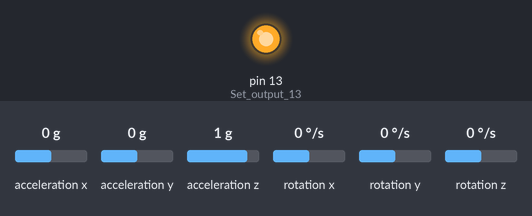
Simulated run of this sketch. Board: Arduino Uno, built with avr-gcc and run on an emulated ATmega328P. On the bench: output pins drawn as LEDs (lit = HIGH). Wiring (inferred from the names in the program): MPU-6050 motion sensor at I2C address 0x68. Inputs (shaded band) come from the test bench; at power-on: acceleration x 0 g, acceleration y 0 g, acceleration z 1 g, rotation x 0 °/s, rotation y 0 °/s, rotation z 0 °/s. What the sketch prints to the serial monitor is not drawn.

Above: at 0.1 s.
At 9.6 s:
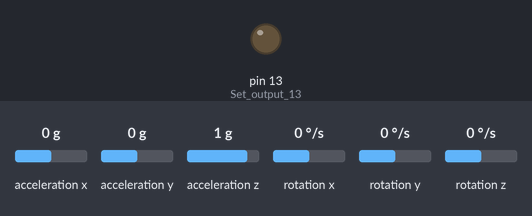
Timing chart, 0 to 11.1 s (numbered marks = the images above):
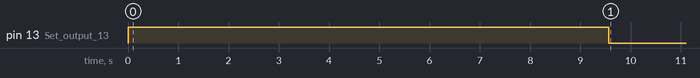

The sketch:

MPU6050_rawdata_JB.ino
```cpp
#include <Wire.h>

//Declaring some global variables
int gyro_x, gyro_y, gyro_z;
long acc_x, acc_y, acc_z, acc_total_vector;
int temperature;
long gyro_x_cal, gyro_y_cal, gyro_z_cal;
long loop_timer;
int Serial_loop_counter;
float angle_pitch, angle_roll;
int angle_pitch_buffer, angle_roll_buffer;
boolean set_gyro_angles;
float angle_roll_acc, angle_pitch_acc;
float angle_pitch_output, angle_roll_output;

void setup() {
  Wire.begin();                                                        //Start I2C as master
  Serial.begin(115200);                                               //Use only for debugging
  pinMode(13, OUTPUT);                                                 //Set output 13 (LED) as output

  setup_mpu_6050_registers();

  digitalWrite(13, HIGH);
  Serial.println("Calibrating Gyro...");
  for (int cal_int = 0; cal_int < 2000 ; cal_int ++){                  //Run this code 2000 times
    if(cal_int % 125 == 0)Serial.print(".");                              //Print a dot on the Serial every 125 readings
    read_mpu_6050_data();                                              //Read the raw acc and gyro data from the MPU-6050
    gyro_x_cal += gyro_x;                                              //Add the gyro x-axis offset to the gyro_x_cal variable
    gyro_y_cal += gyro_y;                                              //Add the gyro y-axis offset to the gyro_y_cal variable
    gyro_z_cal += gyro_z;                                              //Add the gyro z-axis offset to the gyro_z_cal variable
    delay(3);                                                          //Delay 3us to simulate the 250Hz program loop
  }
  gyro_x_cal /= 2000;                                                  //Divide the gyro_x_cal variable by 2000 to get the avarage offset
  gyro_y_cal /= 2000;                                                  //Divide the gyro_y_cal variable by 2000 to get the avarage offset
  gyro_z_cal /= 2000;

  digitalWrite(13, LOW);                                               //All done, turn the LED off

  loop_timer = micros();
}

void loop() {
  read_mpu_6050_data();                                                //Read the raw acc and gyro data from the MPU-6050

  gyro_x -= gyro_x_cal;                                                //Subtract the offset calibration value from the raw gyro_x value
  gyro_y -= gyro_y_cal;                                                //Subtract the offset calibration value from the raw gyro_y value
  gyro_z -= gyro_z_cal;

  //Gyro angle calculations
  //0.0000611 = 1 / (250Hz / 65.5)
  angle_pitch += gyro_x * 0.0000611;                                   //Calculate the traveled pitch angle and add this to the angle_pitch variable
  angle_roll += gyro_y * 0.0000611;

  //0.000001066 = 0.0000611 * (3.142(PI) / 180degr) The Arduino sin function is in radians
  angle_pitch += angle_roll * sin(gyro_z * 0.000001066);               //If the IMU has yawed transfer the roll angle to the pitch angel
  angle_roll -= angle_pitch * sin(gyro_z * 0.000001066);               //If the IMU has yawed transfer the pitch angle to the roll angel

   //Accelerometer angle calculations
  acc_total_vector = sqrt((acc_x*acc_x)+(acc_y*acc_y)+(acc_z*acc_z));  //Calculate the total accelerometer vector
  //57.296 = 1 / (3.142 / 180) The Arduino asin function is in radians
  angle_pitch_acc = asin((float)acc_y/acc_total_vector)* 57.296;       //Calculate the pitch angle
  angle_roll_acc = asin((float)acc_x/acc_total_vector)* -57.296;       //Calculate the roll angle

  //Place the MPU-6050 spirit level and note the values in the following two lines for calibration
  angle_pitch_acc -= 0.0;                                              //Accelerometer calibration value for pitch
  angle_roll_acc -= 0.0;                                               //Accelerometer calibration value for roll

  if(set_gyro_angles){                                                 //If the IMU is already started
    angle_pitch = angle_pitch * 0.9996 + angle_pitch_acc * 0.0004;     //Correct the drift of the gyro pitch angle with the accelerometer pitch angle
    angle_roll = angle_roll * 0.9996 + angle_roll_acc * 0.0004;        //Correct the drift of the gyro roll angle with the accelerometer roll angle
  }
  else{                                                                //At first start
    angle_pitch = angle_pitch_acc;                                     //Set the gyro pitch angle equal to the accelerometer pitch angle
    angle_roll = angle_roll_acc;                                       //Set the gyro roll angle equal to the accelerometer roll angle
    set_gyro_angles = true;                                            //Set the IMU started flag
  }

  //To dampen the pitch and roll angles a complementary filter is used
  angle_pitch_output = angle_pitch_output * 0.9 + angle_pitch * 0.1;   //Take 90% of the output pitch value and add 10% of the raw pitch value
  angle_roll_output = angle_roll_output * 0.9 + angle_roll * 0.1;      //Take 90% of the output roll value and add 10% of the raw roll value

  write_Serial();

  while(micros() - loop_timer < 4000);                                 //Wait until the loop_timer reaches 4000us (250Hz) before starting the next loop
  loop_timer = micros();

}

void read_mpu_6050_data(){                                             //Subroutine for reading the raw gyro and accelerometer data
  Wire.beginTransmission(0x68);                                        //Start communicating with the MPU-6050
  Wire.write(0x3B);                                                    //Send the requested starting register
  Wire.endTransmission();                                              //End the transmission
  Wire.requestFrom(0x68,14);                                           //Request 14 bytes from the MPU-6050
  while(Wire.available() < 14);                                        //Wait until all the bytes are received
  acc_x = Wire.read()<<8|Wire.read();                                  //Add the low and high byte to the acc_x variable
  acc_y = Wire.read()<<8|Wire.read();                                  //Add the low and high byte to the acc_y variable
  acc_z = Wire.read()<<8|Wire.read();                                  //Add the low and high byte to the acc_z variable
  temperature = Wire.read()<<8|Wire.read();                            //Add the low and high byte to the temperature variable
  gyro_x = Wire.read()<<8|Wire.read();                                 //Add the low and high byte to the gyro_x variable
  gyro_y = Wire.read()<<8|Wire.read();                                 //Add the low and high byte to the gyro_y variable
  gyro_z = Wire.read()<<8|Wire.read();                                 //Add the low and high byte to the gyro_z variable
}

void setup_mpu_6050_registers(){
  //Activate the MPU-6050
  Wire.beginTransmission(0x68);                                        //Start communicating with the MPU-6050
  Wire.write(0x6B);                                                    //Send the requested starting register
  Wire.write(0x00);                                                    //Set the requested starting register
  Wire.endTransmission();                                              //End the transmission
  //Configure the accelerometer (+/-8g)
  Wire.beginTransmission(0x68);                                        //Start communicating with the MPU-6050
  Wire.write(0x1C);                                                    //Send the requested starting register
  Wire.write(0x10);                                                    //Set the requested starting register
  Wire.endTransmission();                                              //End the transmission
  //Configure the gyro (500dps full scale)
  Wire.beginTransmission(0x68);                                        //Start communicating with the MPU-6050
  Wire.write(0x1B);                                                    //Send the requested starting register
  Wire.write(0x08);                                                    //Set the requested starting register
  Wire.endTransmission();                                              //End the transmission
}

void write_Serial(){                                                      //Subroutine for writing the Serial
  //To get a 250Hz program loop (4us) it's only possible to write one character per loop
  //Writing multiple characters is taking to much time
  if(Serial_loop_counter == 14)Serial_loop_counter = 0;                      //Reset the counter after 14 characters
  Serial_loop_counter ++;                                                 //Increase the counter
  if(Serial_loop_counter == 1){
    angle_pitch_buffer = angle_pitch_output * 10;                      //Buffer the pitch angle because it will change                                               //Set the Serial cursor to position to position 0,0
  }
  if(Serial_loop_counter == 2){
    if(angle_pitch_buffer < 0)Serial.print("-");                          //Print - if value is negative
    else Serial.print("+");                                               //Print + if value is negative
  }
  if(Serial_loop_counter == 3)Serial.print(abs(angle_pitch_buffer)/1000);    //Print first number
  if(Serial_loop_counter == 4)Serial.print((abs(angle_pitch_buffer)/100)%10);//Print second number
  if(Serial_loop_counter == 5)Serial.print((abs(angle_pitch_buffer)/10)%10); //Print third number
  if(Serial_loop_counter == 6)Serial.print(".");                             //Print decimal point
  if(Serial_loop_counter == 7)Serial.print(abs(angle_pitch_buffer)%10);      //Print decimal number

  if(Serial_loop_counter == 8){
    angle_roll_buffer = angle_roll_output * 10;
    Serial.print(" ");
  }
  if(Serial_loop_counter == 9){
    if(angle_roll_buffer < 0)Serial.print("-");                           //Print - if value is negative
    else Serial.print("+");                                               //Print + if value is negative
  }
  if(Serial_loop_counter == 10)Serial.print(abs(angle_roll_buffer)/1000);    //Print first number
  if(Serial_loop_counter == 11)Serial.print((abs(angle_roll_buffer)/100)%10);//Print second number
  if(Serial_loop_counter == 12)Serial.print((abs(angle_roll_buffer)/10)%10); //Print third number
  if(Serial_loop_counter == 13)Serial.print(".");                            //Print decimal point
  if(Serial_loop_counter == 14)Serial.println(abs(angle_roll_buffer)%10);      //Print decimal number
}
```
